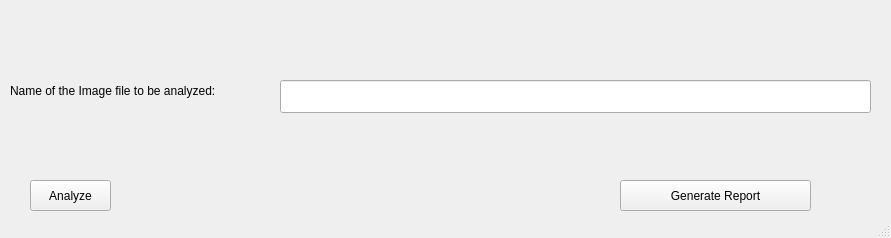
<?xml version="1.0" encoding="UTF-8"?>
<ui version="4.0">
 <class>MainWindow</class>
 <widget class="QMainWindow" name="MainWindow">
  <property name="geometry">
   <rect>
    <x>0</x>
    <y>0</y>
    <width>891</width>
    <height>238</height>
   </rect>
  </property>
  <property name="windowTitle">
   <string> Details for Identification</string>
  </property>
  <widget class="QWidget" name="centralwidget">
   <widget class="QPushButton" name="pushButton">
    <property name="geometry">
     <rect>
      <x>30</x>
      <y>180</y>
      <width>81</width>
      <height>31</height>
     </rect>
    </property>
    <property name="text">
     <string>Analyze</string>
    </property>
   </widget>
   <widget class="QLineEdit" name="lineEdit_4">
    <property name="geometry">
     <rect>
      <x>280</x>
      <y>80</y>
      <width>591</width>
      <height>33</height>
     </rect>
    </property>
   </widget>
   <widget class="QLabel" name="label_4">
    <property name="geometry">
     <rect>
      <x>10</x>
      <y>80</y>
      <width>271</width>
      <height>21</height>
     </rect>
    </property>
    <property name="text">
     <string>Name of the Image file to be analyzed:</string>
    </property>
   </widget>
   <widget class="QPushButton" name="pushButton_2">
    <property name="geometry">
     <rect>
      <x>620</x>
      <y>180</y>
      <width>191</width>
      <height>31</height>
     </rect>
    </property>
    <property name="text">
     <string>Generate Report</string>
    </property>
   </widget>
  </widget>
  <widget class="QStatusBar" name="statusbar"/>
 </widget>
 <resources/>
 <connections/>
</ui>
